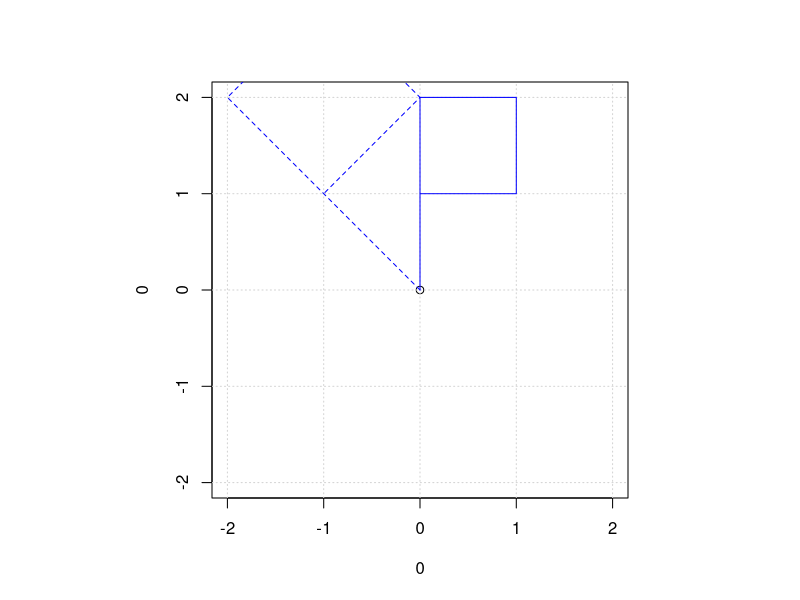
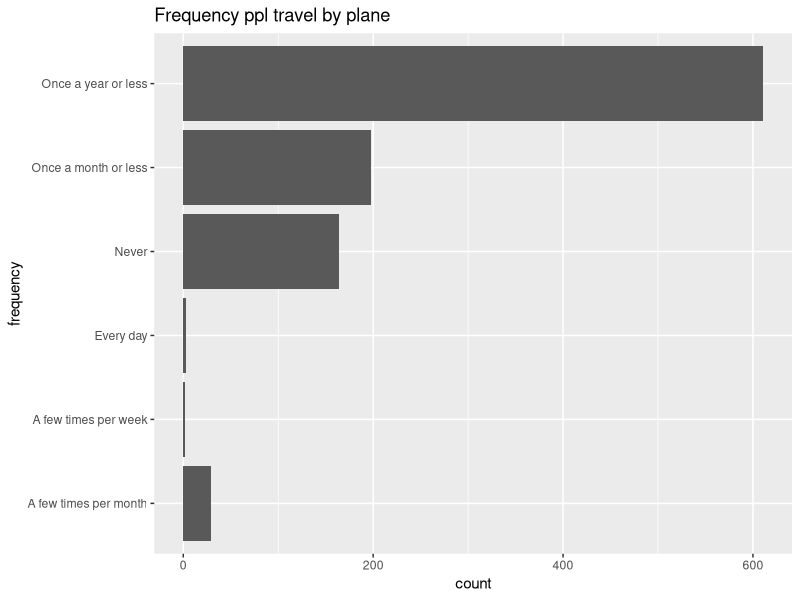
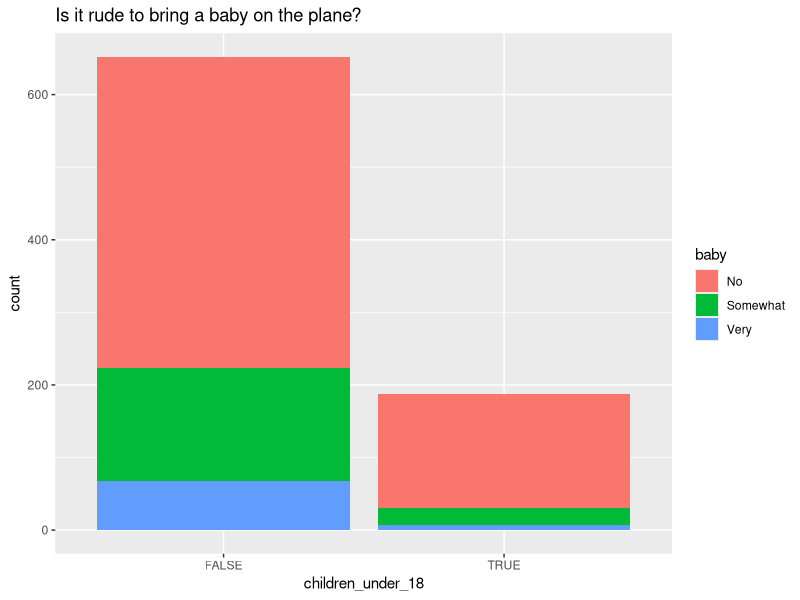
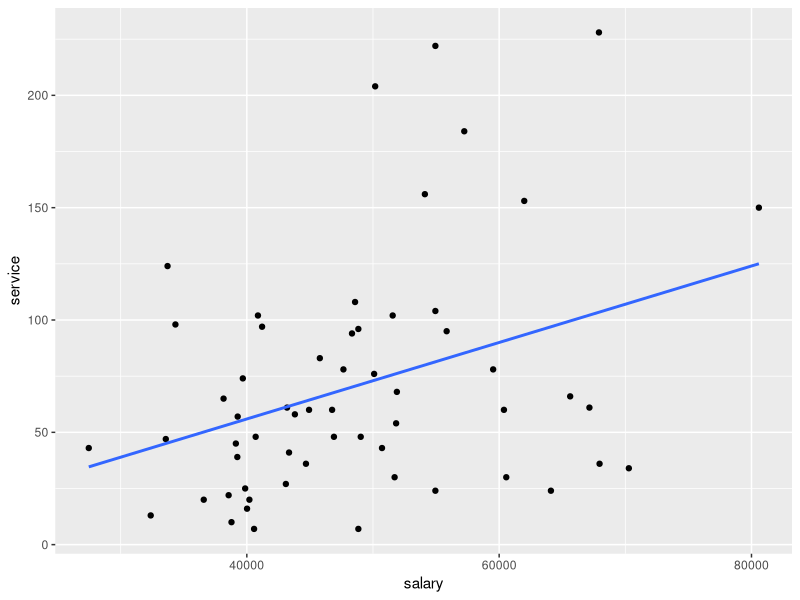
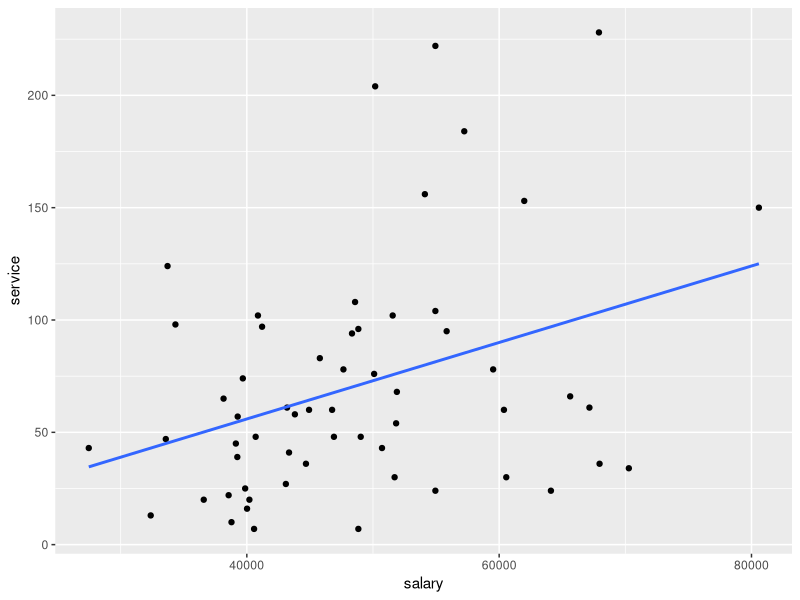
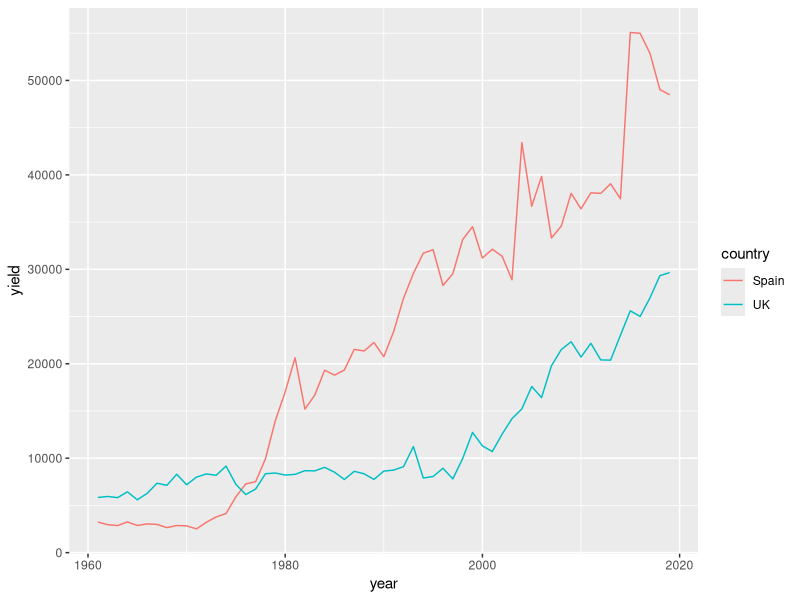
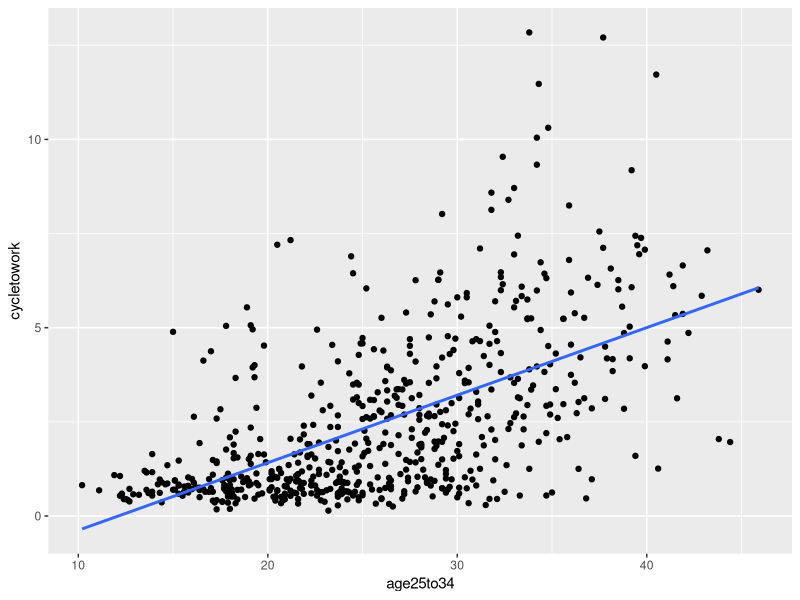
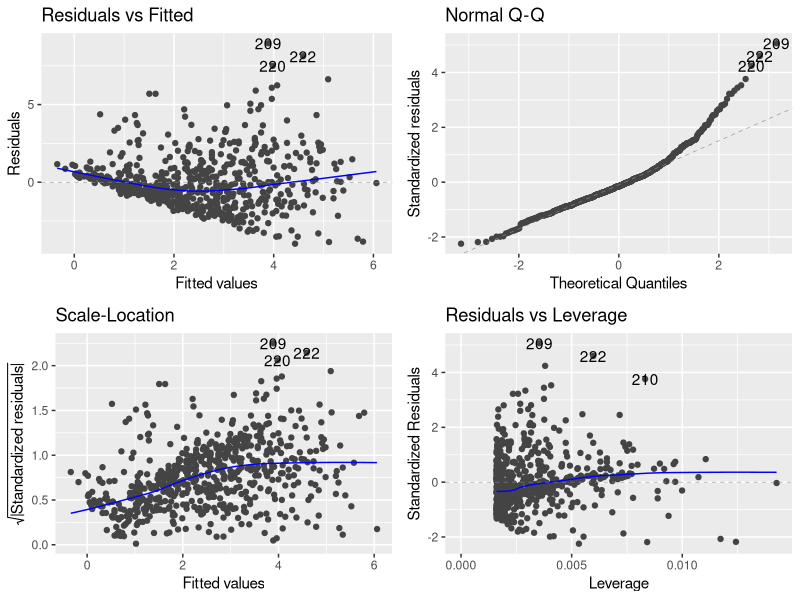

The R script that drew these images, in order:
# Test Prep R Script

# code for probs that use pnorm, qnorm
pnorm(20,15,3) - pnorm(10,15,3) # for proababilty
qnorm(0.1,15,3)  # at most/ up to?

qnorm(0.43,96,25) 

pnorm(475,500,20)
1-pnorm(515,500,20)

pnorm(70,75,12) - pnorm(60,75,12)
qnorm (.85, 75, 12)
1 - pnorm(75, 60, 15)
qnorm(.4, 60, 15)

1 - pnorm(127, 100, 15)
qnorm(0.10, 100, 15)

(1-pnorm(133,100,15))/(1-pnorm(127,100,15))

pnorm(224,232,5)
qnorm(0.7,232,5)

# Question 5 April 
M = cbind(c(1,1),c(-1,1))
flag = rbind(c(0, 0, 1, 1, 0),
             c(0, 2, 2, 1, 1))
par(pty="s")
plot(0,0,xlim=c(-2,2),ylim=c(-2,2))
grid()
lines(flag[1,],flag[2,],col='blue')

newflag = M %*% flag

lines(newflag[1,],newflag[2,],col='blue',lty=2)

# Code part of April Phase test
library(tidyverse)
library(ggfortify)

setwd("~/Projects/Data_Science/Labs")
flying = read_csv('../Data/flying.csv')
flying

nrow(flying)
ncol(flying)


# bar chart
ggplot(flying,mapping=aes(x=frequency)) +
  geom_bar()+ 
  coord_flip() +
  ggtitle("Frequency ppl travel by plane")

# summary table
flying %>%
  filter(recline_frequency == "Never" | recline_frequency == "Once in a while")%>%
  group_by(recline_rude) %>%
  summarise(count=n())
#recline_rude
#recline_frequency

#children_under_18 
#baby
flying %>%
  select(baby,children_under_18) %>%
  drop_na()%>%
  ggplot(aes(x=children_under_18, fill=baby)) +
    geom_bar() +
    ggtitle("Is it rude to bring a baby on the plane?")

# bank.csv
bank = read_csv('../Data/bank.csv')
# salary~service


# calculate correlation efficient, best fit eq code
ggplot(bank,aes(x=salary,y=service)) +
  geom_point() +
  geom_smooth(method=lm, se=FALSE)
model = lm(salary~service, data=bank)
summary(model)
# 43382.70  <-- intercept
# 73.25 <-- coefficent of sales

# use salary and size to predict sales
ggplot(bank,aes(x=salary,y=service)) +
  geom_point() +
  geom_smooth(method=lm, se=FALSE)
model = lm(salary~service+size, data=bank)
summary(model)
# Intercept: 46481.10
# Coefficent: 82.89


# Code part of July Phase test
fruit = read_csv('../Data/fruit.csv')
fruit

nrow(fruit)
ncol(fruit)

# to see the fruit types
select(fruit,item) %>% unique()
distinct(fruit,country)

spain = filter(fruit, country=='Spain') %>% select(item) %>% unique() 
uk = filter(fruit, country=='UK') %>% select(item)  %>% unique() 
intersect(spain,uk)
# not used but show other fruit stuff (below)
union(spain,uk)
setdiff(spain,uk)

fruit %>%
  filter(item=='Strawberries') %>%
  ggplot(aes(x=year , y=yield, colour=country )) +
  geom_line() 

# summary table, 2019
fruit %>%
  filter(year==2019) %>%
  group_by(item) %>%
  summarise(total_area = sum(area))

cycle = read_csv('../Data/cycling.csv')
cycle

ggplot(cycle, aes(x=age25to34,y=cycletowork)) + 
  geom_point() +
  geom_smooth(method=lm, se=FALSE)

model = lm(cycletowork~age25to34, data=cycle)
summary(model)

autoplot(model)

model = lm(cycletowork~age25to34+travel10to20km+zerocarsvans, data=cycle)
summary(model)

# fitted model:
# cycletowork = 0.8177823 + 0.1263045 * age25to34
#                         - 0.817057 * travel10to20km
#                         + 0.006776 * zerocarsvans

model = lm(cycletowork~age25to34+travel10to20km, data=cycle)
summary(model)
# R^2 = 0.4564
